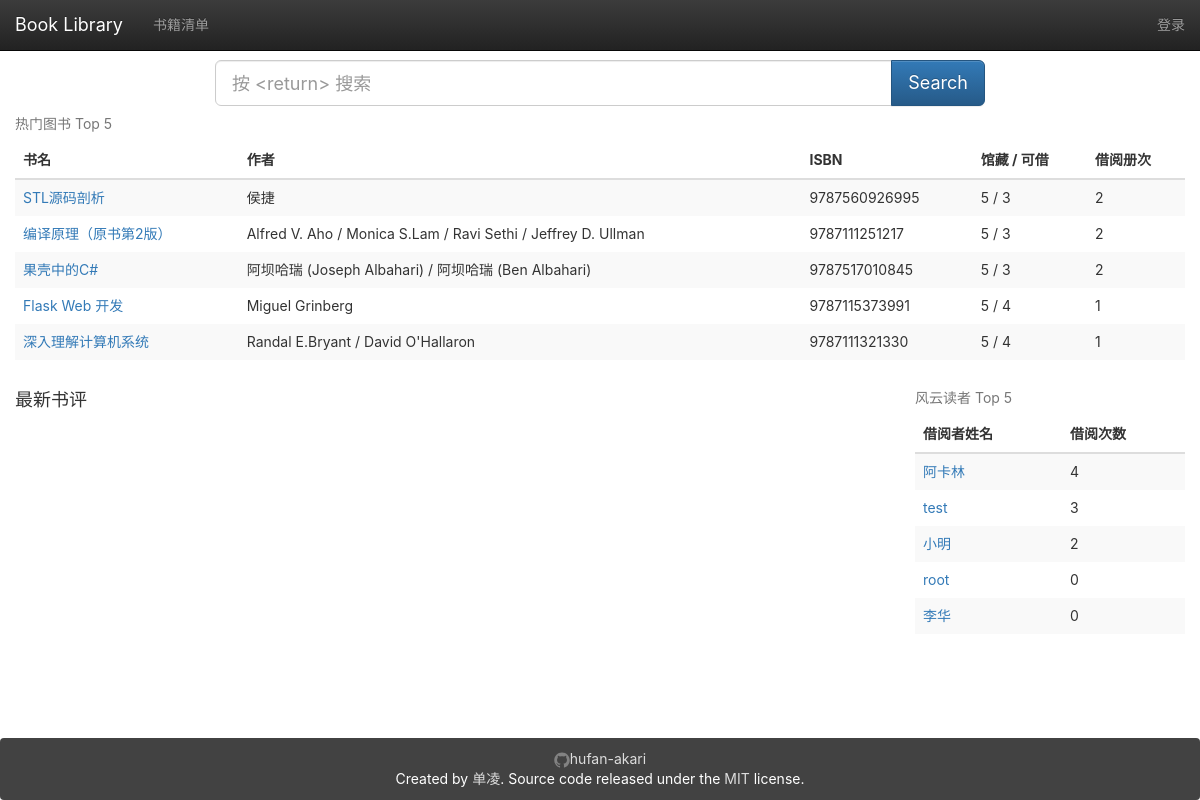
The page / on the database its author committed.
### app/models.py (models this page shows, shortened)
class Book(db.Model):
    __tablename__ = 'books'
    id = db.Column(db.Integer, primary_key=True)
    isbn = db.Column(db.String(16), unique=True)
    title = db.Column(db.String(128))
    origin_title = db.Column(db.String(128))
    subtitle = db.Column(db.String(128))
    author = db.Column(db.String(128))
    translator = db.Column(db.String(64))
    publisher = db.Column(db.String(64))
    image = db.Column(db.String(128))
    pubdate = db.Column(db.String(32))
    pages = db.Column(db.Integer)
    price = db.Column(db.String(16))
    binding = db.Column(db.String(16))
    numbers = db.Column(db.Integer, default=5)
    summary = db.deferred(db.Column(db.Text, default=""))
    summary_html = db.deferred(db.Column(db.Text))
    catalog = db.deferred(db.Column(db.Text, default=""))
    catalog_html = db.deferred(db.Column(db.Text))
    hidden = db.Column(db.Boolean, default=0)
    logs = db.relationship('Log',
                           backref=db.backref('book', lazy='joined'),
                           lazy='dynamic',
                           cascade='all, delete-orphan')
    comments = db.relationship('Comment', backref='book',
                               lazy='dynamic',
                               cascade='all, delete-orphan')
    @property
    def tags_string(self):
        return ",".join([tag.name for tag in self.tags.all()])
    def can_borrow_number(self):
        return self.numbers - Log.query.filter_by(book_id=self.id, returned=0).count()

class User(UserMixin, db.Model):
    __tablename__ = 'users'
    id = db.Column(db.Integer, primary_key=True)
    email = db.Column(db.String(64), unique=True)
    name = db.Column(db.String(64))
    password_hash = db.deferred(db.Column(db.String(128)))
    major = db.Column(db.String(128))
    role_id = db.Column(db.Integer, db.ForeignKey('roles.id'))
    headline = db.Column(db.String(32), nullable=True)
    about_me = db.deferred(db.Column(db.Text, nullable=True))
    about_me_html = db.deferred(db.Column(db.Text, nullable=True))
    avatar = db.Column(db.String(128))
    member_since = db.Column(db.DateTime(), default=datetime.utcnow)
    @property
    def password(self):
        raise AttributeError('password is not readable attribute')
    logs = db.relationship('Log',
                           backref=db.backref('user', lazy='joined'),
                           lazy='dynamic',
                           cascade='all, delete-orphan')
    comments = db.relationship('Comment',
                               backref=db.backref('user', lazy='joined'),
                               lazy='dynamic',
                               cascade='all, delete-orphan')

### app/main/index/views.py (the view)
@main.route('/')
def index():
    search_form = SearchForm()
    the_books = Book.query
    if not current_user.can(Permission.UPDATE_BOOK_INFORMATION):
        the_books = the_books.filter_by(hidden=0)
    popular_books = the_books.outerjoin(Log).group_by(Book.id).order_by(db.func.count(Log.id).desc()).limit(5)
    popular_users = User.query.outerjoin(Log).group_by(User.id).order_by(db.func.count(Log.id).desc()).limit(5)
    recently_comments = Comment.query.filter_by(deleted=0).order_by(Comment.edit_timestamp.desc()).limit(5)
    return render_template("index.html", books=popular_books, users=popular_users, recently_comments=recently_comments,
                           search_form=search_form)

### app/main/book/forms.py
class SearchForm(FlaskForm):
    search = StringField(validators=[DataRequired()])
    submit = SubmitField(u"搜索")

### app/main/index/views.py (called while the page is built)
@main.app_context_processor
def inject_permissions():
    return dict(Permission=Permission)

### app/models.py (called while the page is built)
    def can(self, permissions):
        return False

### app/main/index/templates/index.html (shortened to what this page needs)
{% extends "base.html" %}
{% block mycontent %}
    <div class="row animated fadeInDown">
        <div class="col-sm-8 col-sm-offset-2">
            <form class="form form-horizontal" method="get" action="{{ url_for('book.index') }}">
                <div class="input-group  input-group-lg">
                    {{ search_form.search(placeholder="按 <return> 搜索",class_="form-control") }}
                <span class="input-group-btn">
                    <input class="btn btn-primary" id="submit" name="submit" type="submit" value="Search">
                </span>
                </div>
            </form>
        </div>
    </div>
    <table class="table table-striped table-hover animated fadeInDown">
        <caption>热门图书 Top 5</caption>
        <thead class="hidden-xs">
        <tr>
            <th>书名</th>
            <th>作者</th>
            <th>ISBN</th>
            <th>馆藏 / 可借</th>
            <th>借阅册次</th>
        </tr>
        </thead>
        <tbody>
        {% for book in books %}
            <tr class="animated fadeInLeft delay-{{ loop.index0 }}">
                <td><a href="{{ url_for('book.detail',book_id=book.id) }}">{{ book.title }}</a>
                    <p class="visible-xs-block">{{ "馆藏/可借: "~ book.numbers }} / {{ book.can_borrow_number() }}</p></td>
                <td class="hidden-xs">{{ book.author }}</td>
                <td class="hidden-xs">{{ book.isbn }}</td>
                <td class="hidden-xs">{{ book.numbers }} / {{ book.can_borrow_number() }}</td>
                <td class="hidden-xs">{{ book.logs.count() }}</td>
            </tr>
        {% endfor %}
        </tbody>
    </table>
    <div class="row animated fadeInUp delay">
        <div class="col-md-9">
            <h4>最新书评</h4>
        </div>
        <div class="col-md-3 animated fadeInUp">
            <table class="table table-striped table-hover">
                <caption>风云读者 Top 5</caption>
                <thead>
                <tr>
                    <th>借阅者姓名</th>
                    <th>借阅次数</th>
                </tr>
                </thead>
                <tbody>
                {% for user in users %}
                    <tr class="animated fadeInLeft delay-{{ loop.index0 }}">
                        <td><a href="{{ url_for('user.detail',user_id=user.id) }}">{{ user.name }}</a></td>
                        <td>{{ user.logs.count() }}</td>
                    </tr>
                {% endfor %}
                </tbody>
            </table>
        </div>
    </div>
{% endblock %}

### app/static/css/main.css (style rules this page uses)
html, body { height: 100%; width: 100%; margin: 0; padding: 0; }
.Site { display: -webkit-box; display: -moz-box; display: -ms-flexbox; display: -webkit-flex; display: flex; flex-direction: column; }
html, body, main { font-family: -apple-system, "Helvetica Neue", Helvetica, Arial, sans-serif; }
.animated { -webkit-animation-fill-mode: both; -moz-animation-fill-mode: both; -ms-animation-fill-mode: both; -o-animation-fill-mode: both; animation-fill-mode: both; -webkit-animation-duration: 1s; -moz-animation-duration: 1s; -ms-animation-duration: 1s; -o-animation-duration: 1s; animation-duration: 1s; }
.delay-0 { -webkit-animation-delay: .05s; -moz-animation-delay: .05s; -o-animation-delay: .05s; animation-delay: .05s; }
.delay-1 { -webkit-animation-delay: .10s; -moz-animation-delay: .10s; -o-animation-delay: .10s; animation-delay: .10s; }
.delay-2 { -webkit-animation-delay: .15s; -moz-animation-delay: .15s; -o-animation-delay: .15s; animation-delay: .15s; }
.delay-3 { -webkit-animation-delay: .20s; -moz-animation-delay: .20s; -o-animation-delay: .20s; animation-delay: .20s; }
.delay-4 { -webkit-animation-delay: .25s; -moz-animation-delay: .25s; -o-animation-delay: .25s; animation-delay: .25s; }
.fadeInUp { -webkit-animation-name: fadeInUp; -moz-animation-name: fadeInUp; -o-animation-name: fadeInUp; animation-name: fadeInUp; }
.fadeInDown { -webkit-animation-name: fadeInDown; -moz-animation-name: fadeInDown; -o-animation-name: fadeInDown; animation-name: fadeInDown; }
.fadeInLeft { -webkit-animation-name: fadeInLeft; -moz-animation-name: fadeInLeft; -o-animation-name: fadeInLeft; animation-name: fadeInLeft; }
.table.table-striped { border: none; }
.table.table-striped td { border: none; }

### rows shown on the page
Book: title "STL源码剖析", author "侯捷", isbn "9787560926995", numbers "5", can_borrow_number "3", logs.count "2"
Book: title "编译原理（原书第2版）", author "Alfred V. Aho / Monica S.Lam / Ravi Sethi / Jeffrey D. Ullman", isbn "9787111251217", numbers "5", can_borrow_number "3", logs.count "2"
Book: title "果壳中的C#", author "阿坝哈瑞 (Joseph Albahari) / 阿坝哈瑞 (Ben Albahari)", isbn "9787517010845", numbers "5", can_borrow_number "3", logs.count "2"
Book: title "Flask Web 开发", author "Miguel Grinberg", isbn "9787115373991", numbers "5", can_borrow_number "4", logs.count "1"
Book: title "深入理解计算机系统", author "Randal E.Bryant / David O'Hallaron", isbn "9787111321330", numbers "5", can_borrow_number "4", logs.count "1"
User: name "阿卡林", logs.count "4"
User: name "test", logs.count "3"
User: name "小明", logs.count "2"
User: name "root", logs.count "0"
User: name "李华", logs.count "0"
